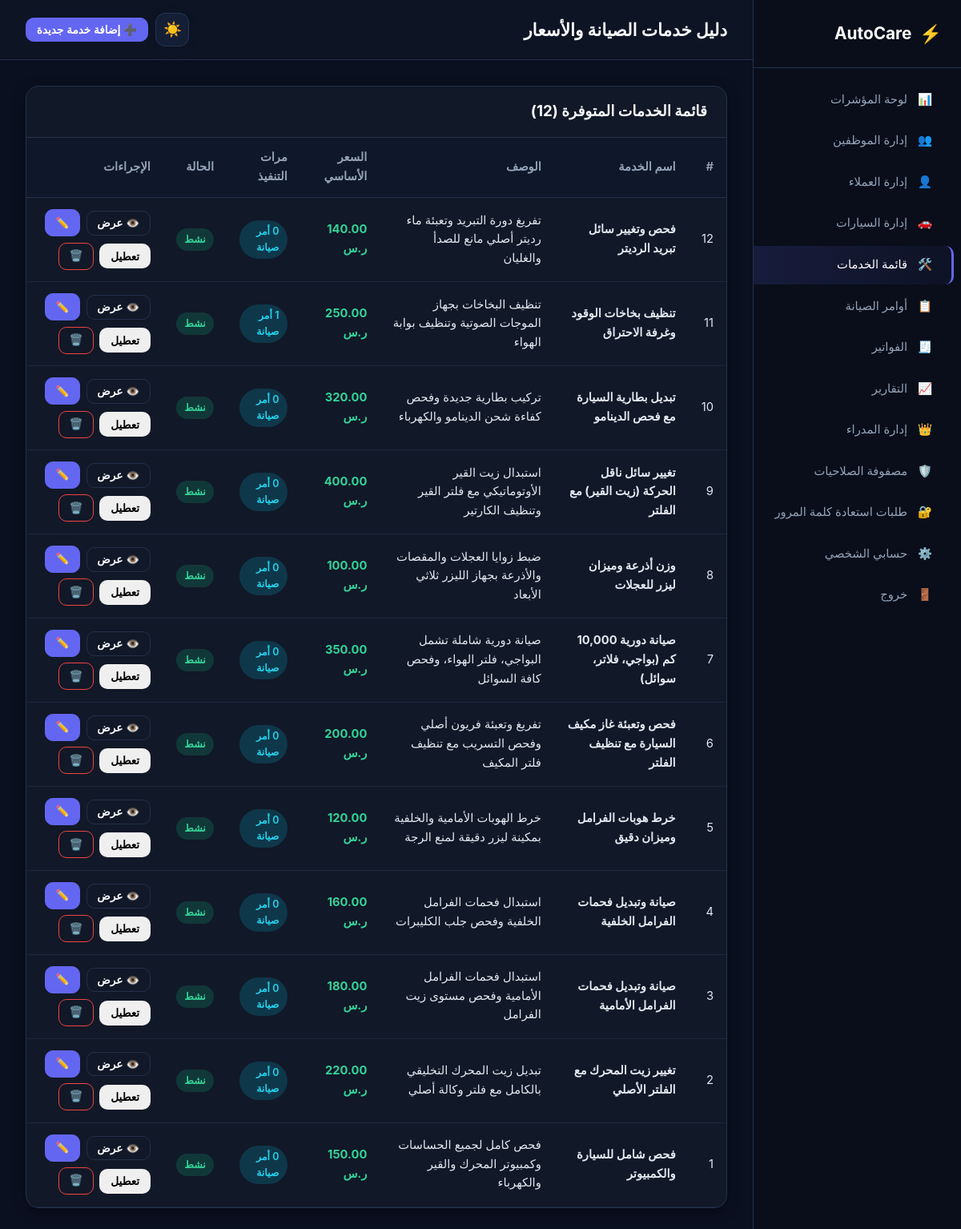
Screenshot of /services.php (signed in) with the database file from the repository.
### tables this page shows
CREATE TABLE `services` (
  `id` int(10) UNSIGNED NOT NULL,
  `name` varchar(120) NOT NULL,
  `description` text DEFAULT NULL,
  `price` decimal(10,2) NOT NULL DEFAULT 0.00,
  `status` enum('active','inactive','pending','pending_delete','deleted') NOT NULL DEFAULT 'active',
  `is_primary_admin` tinyint(1) NOT NULL DEFAULT 0,
  `deletion_requested` tinyint(1) NOT NULL DEFAULT 0,
  `deletion_requested_at` timestamp NULL DEFAULT NULL,
  `created_at` timestamp NULL DEFAULT current_timestamp()
);

### services.php (the view, shortened to what this page needs)
<?php
require_once __DIR__ . '/config.php';
require_auth();
$user = current_user();
$pdo = db();
$theme = current_theme();
$services = $pdo->query("
    SELECT s.*,
           (SELECT COUNT(*) FROM work_orders WHERE service_id = s.id) AS usage_count
    FROM services s
    ORDER BY s.id DESC
")->fetchAll();
?>
<!DOCTYPE html>
<html lang="ar" dir="rtl" data-theme="<?= htmlspecialchars($theme) ?>">
<head>
    <link rel="stylesheet" href="style.css">
</head>
<body class="dashboard-body">
    <div class="dashboard-wrapper">
        <aside class="sidebar" id="appSidebar">
            <div class="sidebar-brand">
                <a href="dashboard.php" class="brand-link">
                    <span class="brand-icon">⚡</span>
                    <span class="brand-title">AutoCare</span>
                </a>
            </div>
            <nav class="sidebar-nav">
                <a href="dashboard.php" class="nav-item"><span class="icon">📊</span> لوحة المؤشرات</a>
                <?php if ($user['role'] === 'admin' || has_permission('manage_employees')): ?>
                    <a href="employees.php" class="nav-item"><span class="icon">👥</span> إدارة الموظفين</a>
                <?php endif; ?>
                <?php if (has_permission('manage_customers')): ?>
                    <a href="customers.php" class="nav-item"><span class="icon">👤</span> إدارة العملاء</a>
                <?php endif; ?>
                <a href="vehicles.php" class="nav-item"><span class="icon">🚗</span> إدارة السيارات</a>
                <a href="services.php" class="nav-item active"><span class="icon">🛠️</span> قائمة الخدمات</a>
                <a href="work_orders.php" class="nav-item"><span class="icon">📋</span> أوامر الصيانة</a>
                <a href="invoices.php" class="nav-item"><span class="icon">🧾</span> الفواتير</a>
                <?php if ($user['role'] === 'admin' || has_permission('view_reports')): ?>
                    <a href="reports.php" class="nav-item"><span class="icon">📈</span> التقارير</a>
                <?php endif; ?>
                <?php if (has_permission('manage_users')): ?>
                    <?php if (has_permission('manage_admins')): ?>
                    <a href="admins.php" class="nav-item"><span class="icon">👑</span> إدارة المدراء</a>
                <?php endif; ?>
                <a href="permissions.php" class="nav-item"><span class="icon">🛡️</span> مصفوفة الصلاحيات</a>
                <?php if (has_permission('manage_password_reset_requests')): ?><a href="password_requests.php" class="nav-item"><span class="icon">🔐</span> طلبات استعادة كلمة المرور</a><?php endif; ?>
                <?php endif; ?>
                <a href="profile.php" class="nav-item"><span class="icon">⚙️</span> حسابي الشخصي</a>
                <a href="logout.php" class="nav-item logout-link"><span class="icon">🚪</span> خروج</a>
            </nav>
        </aside>
        <main class="main-content">
            <header class="topbar">
                <div class="topbar-left">
                    <h2 class="page-title">دليل خدمات الصيانة والأسعار</h2>
                </div>
                <div class="topbar-right">
                    <button type="button" class="theme-toggle-btn" onclick="toggleTheme()" title="تبديل المظهر بين الليلي والنهاري">
                        <span class="theme-icon"><?= current_theme() === 'dark' ? '☀️' : '🌙' ?></span>
                    </button>
                    <?php if (has_permission('manage_services')): ?>
                        <button type="button" class="btn btn-primary btn-sm" onclick="openModal('addServiceModal')">➕ إضافة خدمة جديدة</button>
                    <?php endif; ?>
                </div>
            </header>
            <div class="content-container">
                <div class="card">
                    <div class="card-header flex-between">
                        <h3>قائمة الخدمات المتوفرة (<?= count($services) ?>)</h3>
                    </div>
                    <div class="table-responsive">
                        <table class="data-table">
                            <thead>
                                <tr>
                                    <th>#</th>
                                    <th>اسم الخدمة</th>
                                    <th>الوصف</th>
                                    <th>السعر الأساسي</th>
                                    <th>مرات التنفيذ</th>
                                    <th>الحالة</th>
                                    <th>الإجراءات</th>
                                </tr>
                            </thead>
                            <tbody>
                                <?php if (!empty($services)): ?>
                                    <?php foreach ($services as $srv): ?>
                                        <tr>
                                            <td><?= $srv['id'] ?></td>
                                            <td><strong><?= htmlspecialchars($srv['name']) ?></strong></td>
                                            <td><?= htmlspecialchars($srv['description'] ?: 'فحص وصيانة شاملة') ?></td>
                                            <td><strong class="text-success"><?= format_money($srv['price']) ?></strong></td>
                                            <td><span class="badge badge-info"><?= (int)$srv['usage_count'] ?> أمر صيانة</span></td>
                                            <td><?= status_badge($srv['status']) ?></td>
                                            <td>
                                                <div class="action-buttons">
                                                    <button type="button" class="btn btn-sm btn-outline" onclick="openViewServiceModal(<?= htmlspecialchars(json_encode($srv)) ?>)">👁️ عرض</button>
                                                    <?php if (has_permission('manage_services')): ?>
                                                        <button type="button" class="btn btn-sm btn-primary btn-icon" onclick="openEditServiceModal(<?= htmlspecialchars(json_encode($srv)) ?>)" title="تعديل" aria-label="تعديل">✏️</button>
                                                        <form method="POST" action="services.php" style="display:inline;">
                                                            <button type="submit" class="btn btn-sm <?= $srv['status'] === 'active' ? 'btn-outline-warning' : 'btn-outline-success' ?>">
                                                                <?= $srv['status'] === 'active' ? 'تعطيل' : 'تفعيل' ?>
                                                            </button>
                                                        </form>
                                                    <?php endif; ?>
                                                    <?php if (has_permission('delete_records')): ?>
                                                        <form method="POST" action="services.php" style="display:inline;" onsubmit="return confirm('هل أنت متأكد من حذف هذه الخدمة؟ لن تتأثر أوامر الصيانة السابقة.');">
                                                            <button type="submit" class="btn btn-sm btn-outline-danger btn-icon" title="حذف" aria-label="حذف">🗑️</button>
                                                        </form>
                                                    <?php endif; ?>
                                                </div>
                                            </td>
                                        </tr>
                                    <?php endforeach; ?>
                                <?php endif; ?>
                            </tbody>
                        </table>
                    </div>
                </div>
            </div>
        </main>
    </div>
</body>
</html>

### config.php (shortened to what this page needs)
<?php
function db(): PDO {
    static $pdo = null;
    if ($pdo === null) {
        $dsn = "mysql:host=" . DB_HOST . ";dbname=" . DB_NAME . ";charset=" . DB_CHARSET;
        $options = [
            PDO::ATTR_ERRMODE            => PDO::ERRMODE_EXCEPTION,
            PDO::ATTR_DEFAULT_FETCH_MODE => PDO::FETCH_ASSOC,
            PDO::ATTR_EMULATE_PREPARES   => false,
        ];
        try {
            $pdo = new PDO($dsn, DB_USER, DB_PASS, $options);
        } catch (PDOException $e) {
            die("خطأ في الاتصال بقاعدة البيانات: يرجى التحقق من ملف config.php وتأكيد استيراد database.sql.");
        }
    }
    return $pdo;
}
function is_logged_in(): bool {
    return !empty($_SESSION['user_id']) && !empty($_SESSION['user_role']);
}
function current_user(): ?array {
    return [
        'id'       => (int)$_SESSION['user_id'],
        'name'     => $_SESSION['user_name'] ?? '',
        'username' => $_SESSION['user_username'] ?? '',
        'email'    => $_SESSION['user_email'] ?? '',
        'role'     => $_SESSION['user_role'] ?? '',
    ];
}
function is_primary_admin(int $userId): bool {
    try {
        $stmt = db()->prepare("SELECT is_primary_admin FROM users WHERE id = :id AND role = 'admin' LIMIT 1");
        $stmt->execute([':id' => $userId]);
        return (int)$stmt->fetchColumn() === 1;
    } catch (Exception $e) {
        try {
            $stmt = db()->query("SELECT id FROM users WHERE role = 'admin' ORDER BY id ASC LIMIT 1");
            return (int)$stmt->fetchColumn() === $userId;
        } catch (Exception $e2) {
            return false;
        }
    }
}
function require_auth(array $allowed_roles = []): void {
    try {
        $stmt = db()->prepare("SELECT id, name, username, email, role, status FROM users WHERE id = :id LIMIT 1");
        $stmt->execute([':id' => (int)$_SESSION['user_id']]);
    } catch (Exception $e) {
        force_logout('تعذر التحقق من حسابك. يرجى تسجيل الدخول من جديد.');
    }
}
function user_has_permission(int $userId, string $permissionKey, ?string $userRole = null): bool {
    if ($userRole === 'admin') {
        if (is_primary_admin($userId)) {
            return true;
        }
    }
    $defaultRoles = SYSTEM_PERMISSIONS[$permissionKey]['default_roles'] ?? [];
    return in_array($userRole, $defaultRoles, true);
}
function has_permission(string $permissionKey): bool {
    $user = current_user();
    return user_has_permission($user['id'], $permissionKey, $user['role']);
}
function current_theme(): string {
    return 'dark';
}
function format_money(float|int|string|null $amount): string {
    return number_format((float)($amount ?? 0), 2) . ' ر.س';
}
function status_badge(string $status): string {
    $badges = [
        'new'         => ['class' => 'badge-info',    'label' => 'جديد'],
        'inspecting'  => ['class' => 'badge-warning', 'label' => 'قيد الفحص'],
        'in_progress' => ['class' => 'badge-primary', 'label' => 'قيد الصيانة'],
        'completed'   => ['class' => 'badge-success', 'label' => 'مكتمل'],
        'delivered'   => ['class' => 'badge-dark',    'label' => 'تم التسليم'],
        'cancelled'   => ['class' => 'badge-danger',  'label' => 'ملغي'],
        'active'      => ['class' => 'badge-success', 'label' => 'نشط'],
        'inactive'    => ['class' => 'badge-danger',  'label' => 'معطل'],
        'pending'     => ['class' => 'badge-warning', 'label' => 'بانتظار الموافقة'],
        'pending_delete' => ['class' => 'badge-warning', 'label' => 'طلب حذف'],
        'deleted'    => ['class' => 'badge-secondary', 'label' => 'في سلة المحذوفات'],
        'paid'        => ['class' => 'badge-success', 'label' => 'مدفوع بالكامل'],
        'partial'     => ['class' => 'badge-warning', 'label' => 'تم تسليم جزء من المبلغ'],
        'unpaid'      => ['class' => 'badge-danger',  'label' => 'غير مدفوع'],
    ];
    $item = $badges[$status] ?? ['class' => 'badge-secondary', 'label' => $status];
    return '<span class="badge ' . $item['class'] . '">' . htmlspecialchars($item['label']) . '</span>';
}

### rows the page displays
services: id "12", name "فحص وتغيير سائل تبريد الرديتر", description "تفريغ دورة التبريد وتعبئة ماء رديتر أصلي مانع للصدأ والغليان", price "140.00 ر.س", status "نشط", shows "تعطيل"
services: id "11", name "تنظيف بخاخات الوقود وغرفة الاحتراق", description "تنظيف البخاخات بجهاز الموجات الصوتية وتنظيف بوابة الهواء", price "250.00 ر.س", usage_count "1", status "نشط", shows "تعطيل"
services: id "10", name "تبديل بطارية السيارة مع فحص الدينامو", description "تركيب بطارية جديدة وفحص كفاءة شحن الدينامو والكهرباء", price "320.00 ر.س", status "نشط", shows "تعطيل"
services: id "9", name "تغيير سائل ناقل الحركة (زيت القير) مع الفلتر", description "استبدال زيت القير الأوتوماتيكي مع فلتر القير وتنظيف الكارتير", price "400.00 ر.س", status "نشط", shows "تعطيل"
services: id "8", name "وزن أذرعة وميزان ليزر للعجلات", description "ضبط زوايا العجلات والمقصات والأذرعة بجهاز الليزر ثلاثي الأبعاد", price "100.00 ر.س", status "نشط", shows "تعطيل"
services: id "7", name "صيانة دورية 10,000 كم (بواجي، فلاتر، سوائل)", description "صيانة دورية شاملة تشمل البواجي، فلتر الهواء، وفحص كافة السوائل", price "350.00 ر.س", status "نشط", shows "تعطيل"
services: id "6", name "فحص وتعبئة غاز مكيف السيارة مع تنظيف الفلتر", description "تفريغ وتعبئة فريون أصلي وفحص التسريب مع تنظيف فلتر المكيف", price "200.00 ر.س", status "نشط", shows "تعطيل"
services: id "5", name "خرط هوبات الفرامل وميزان دقيق", description "خرط الهوبات الأمامية والخلفية بمكينة ليزر دقيقة لمنع الرجة", price "120.00 ر.س", status "نشط", shows "تعطيل"
services: id "4", name "صيانة وتبديل فحمات الفرامل الخلفية", description "استبدال فحمات الفرامل الخلفية وفحص جلب الكليبرات", price "160.00 ر.س", status "نشط", shows "تعطيل"
services: id "3", name "صيانة وتبديل فحمات الفرامل الأمامية", description "استبدال فحمات الفرامل الأمامية وفحص مستوى زيت الفرامل", price "180.00 ر.س", status "نشط", shows "تعطيل"
services: id "2", name "تغيير زيت المحرك مع الفلتر الأصلي", description "تبديل زيت المحرك التخليقي بالكامل مع فلتر وكالة أصلي", price "220.00 ر.س", status "نشط", shows "تعطيل"
services: id "1", name "فحص شامل للسيارة والكمبيوتر", description "فحص كامل لجميع الحساسات وكمبيوتر المحرك والقير والكهرباء", price "150.00 ر.س", status "نشط", shows "تعطيل"

### other values shown
count($services) "12"
